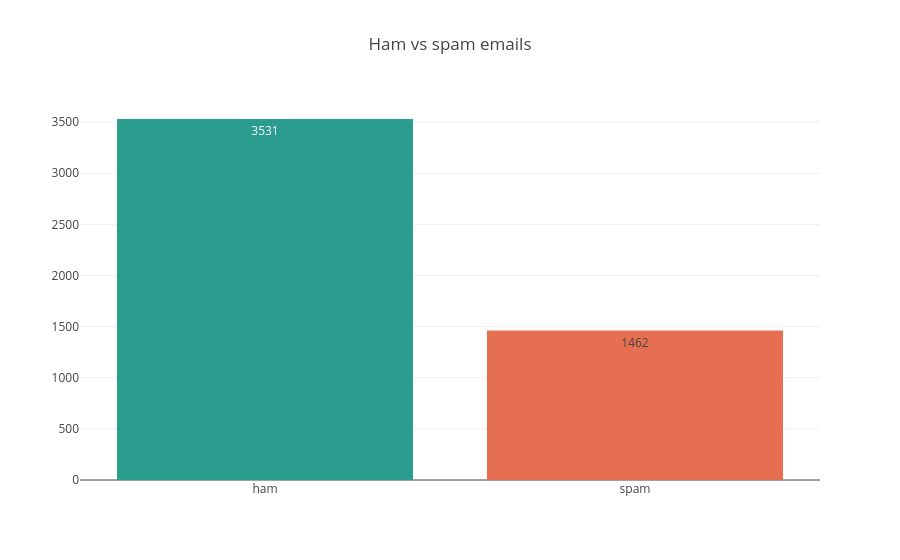

This figure's notebook cell:
### Markdown cell above
A quick bar chart of the class balance:

### Code cell
counts = spam["label"].value_counts().reset_index()
fig = px.bar(counts, x="label", y="count", color="label", text="count",
             color_discrete_map={"ham": "#2a9d8f", "spam": "#e76f51"},
             title="Ham vs spam emails", template="plotly_white")
fig.update_layout(showlegend=False)
fig.show()

### Figure 1 — Plotly figure (JSON) as saved in the notebook; plotly's stock layout.template omitted (floating-point values rounded to 4 significant figures)
{"data": [{"marker": {"color": "#2a9d8f"}, "name": "ham", "text": [3531], "type": "bar", "x": ["ham"], "y": [3531]}, {"marker": {"color": "#e76f51"}, "name": "spam", "text": [1462], "type": "bar", "x": ["spam"], "y": [1462]}], "layout": {"legend": {"title": {"text": "label"}}, "showlegend": false, "title": {"text": "Ham vs spam emails"}}}
